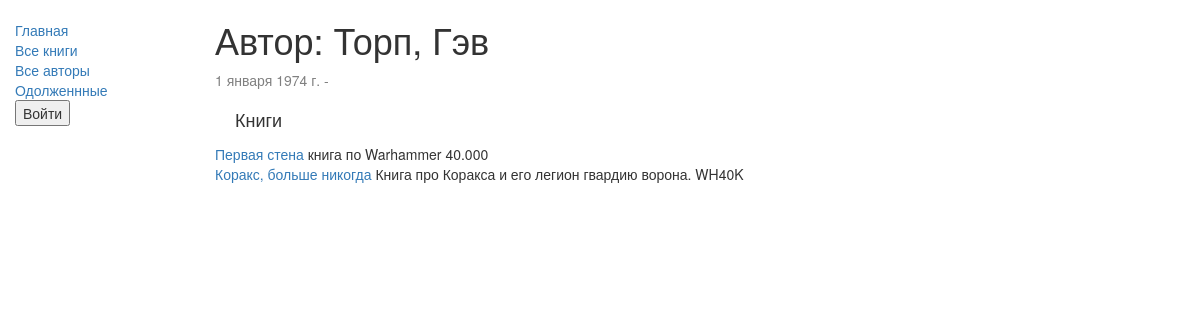
The page /catalog/author/1 on the database as committed earlier.
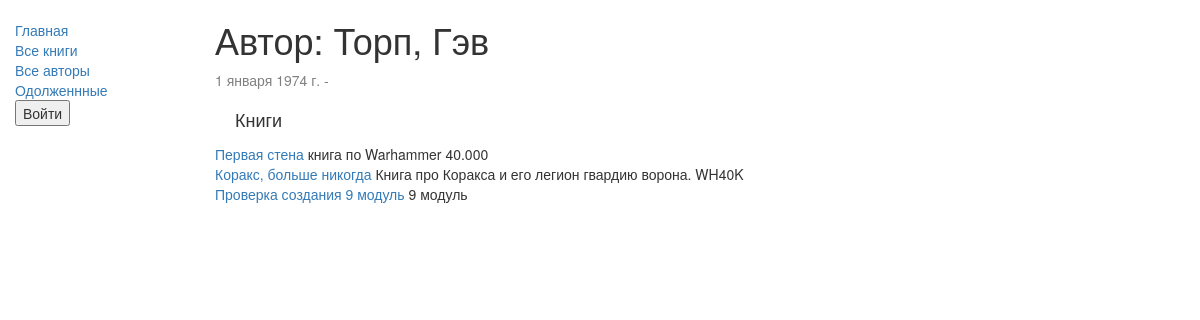
The same page on the database as committed later.
### catalog/models.py (models this page shows, shortened)
class Book(models.Model):
    title = models.CharField(max_length=200)
    author = models.ForeignKey('Author', on_delete=models.SET_NULL, null=True)
    summary = models.TextField(max_length=1000, help_text="Enter a brief description of the book")
    isbn = models.CharField('ISBN',max_length=13, help_text='13 Character <a href="https://www.isbn-international.org/content/what-isbn">ISBN number</a>')
    genre = models.ManyToManyField(Genre, help_text="Select a genre for this book")
    def __str__(self):
        return self.title
    def display_genre(self):
        return ', '.join([ genre.name for genre in self.genre.all()[:3] ])
    display_genre.short_description = 'Genre'

### catalog/views.py (the view)
# urls.py: re_path(r'^author/(?P<pk>\d+)$', views.AuthorDetailView.as_view(), name='author-detail'),
class AuthorDetailView(generic.DetailView):
    model = Author

### catalog/templates/catalog/author_detail.html
   {% extends "base_generic.html" %}
   {% block content %}
   <h1>Автор: {{ author.last_name }}, {{ author.first_name }}</h1>
   <p style="color: gray">{{author.date_of_birth}} -</p>
   <h4 style="margin: 20px 0 15px 20px">Книги</h4>
    {% for book in author.book_set.all %}
       <a href="{% url 'book-detail' book.pk %}">{{ book }}</a>
       {{ book.summary }} <br>
       {% empty %}
       <p>У автора нет книг</p>
       {% endfor %}
   {% endblock %}

Rows that differ between the two databases and show on the page:
added Book: title "Проверка создания 9 модуль", summary "9 модуль"
